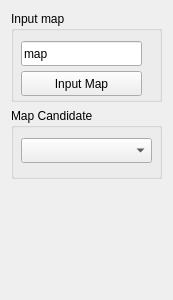
<?xml version="1.0" encoding="UTF-8"?>
<ui version="4.0">
 <class>DockReadMapUI</class>
 <widget class="QWidget" name="DockReadMapUI">
  <property name="geometry">
   <rect>
    <x>0</x>
    <y>0</y>
    <width>169</width>
    <height>300</height>
   </rect>
  </property>
  <property name="windowTitle">
   <string>Form</string>
  </property>
  <layout class="QVBoxLayout" name="verticalLayout">
   <item>
    <widget class="QGroupBox" name="groupBox">
     <property name="minimumSize">
      <size>
       <width>151</width>
       <height>91</height>
      </size>
     </property>
     <property name="maximumSize">
      <size>
       <width>151</width>
       <height>91</height>
      </size>
     </property>
     <property name="title">
      <string>Input map</string>
     </property>
     <widget class="QLineEdit" name="etInputMap">
      <property name="geometry">
       <rect>
        <x>10</x>
        <y>30</y>
        <width>121</width>
        <height>25</height>
       </rect>
      </property>
      <property name="whatsThis">
       <string>&lt;html&gt;&lt;head/&gt;&lt;body&gt;&lt;p&gt;the map name&lt;/p&gt;&lt;p&gt;default floder: ~/topoMaps/&lt;/p&gt;&lt;/body&gt;&lt;/html&gt;</string>
      </property>
      <property name="layoutDirection">
       <enum>Qt::LeftToRight</enum>
      </property>
      <property name="text">
       <string>map</string>
      </property>
     </widget>
     <widget class="QPushButton" name="btnInputMap">
      <property name="geometry">
       <rect>
        <x>10</x>
        <y>60</y>
        <width>121</width>
        <height>25</height>
       </rect>
      </property>
      <property name="text">
       <string>Input Map</string>
      </property>
     </widget>
    </widget>
   </item>
   <item>
    <widget class="QGroupBox" name="groupBox_2">
     <property name="minimumSize">
      <size>
       <width>151</width>
       <height>71</height>
      </size>
     </property>
     <property name="maximumSize">
      <size>
       <width>151</width>
       <height>71</height>
      </size>
     </property>
     <property name="title">
      <string>Map Candidate</string>
     </property>
     <widget class="QComboBox" name="cmboMapCandidate">
      <property name="geometry">
       <rect>
        <x>10</x>
        <y>30</y>
        <width>131</width>
        <height>25</height>
       </rect>
      </property>
     </widget>
    </widget>
   </item>
   <item>
    <spacer name="verticalSpacer">
     <property name="orientation">
      <enum>Qt::Vertical</enum>
     </property>
     <property name="sizeHint" stdset="0">
      <size>
       <width>20</width>
       <height>105</height>
      </size>
     </property>
    </spacer>
   </item>
  </layout>
 </widget>
 <resources/>
 <connections/>
</ui>
